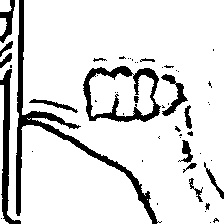
#> input picture TempImages/A/A_0_03-04-2023-19-06-27.png, 224 x 224 px; its folder holds only this picture in this run
$ python -i utilities.py   (imports and definitions only)
#> lines starting #> are read from the running program, lines starting #| are printed output that depends on the picture; after the words box and inside, x2 and y2 are one past the last pixel; in counts of white or black regions, pixels touching at a corner belong together
#> further down, picture is the input picture: shape (224, 224, 3); min 0, max 255, mean 221.3
import numpy as np
import pandas as pd
import cv2
import glob
import os
import random
from globals import alphaBet
import datetime  # For working with dates and times


# [35 lines left out: functions print_csv_to_console, finalizeHebrewString, not called in this run]


def binaryMask(img):
    """
    Apply binary mask on raw RGB image.

    :param img: 3D numpy array representing an RGB image.
    :return: Processed image as a 3D numpy array.
    """
    # Convert the RGB image to grayscale
    gray = cv2.cvtColor(img, cv2.COLOR_BGR2GRAY)

    # Apply a Gaussian blur to smooth the image
    blurred = cv2.GaussianBlur(gray, (7, 7), 3)
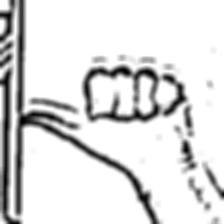
#> blurred: shape (224, 224); min 0, max 255, mean 221.2

    # Apply adaptive thresholding to create a binary image
    binary = cv2.adaptiveThreshold(
        blurred, 255, cv2.ADAPTIVE_THRESH_GAUSSIAN_C, cv2.THRESH_BINARY_INV, 11, 2)
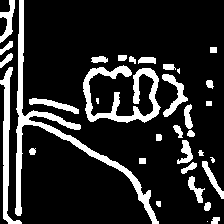
#> binary: shape (224, 224); 16% white; 34 white regions (4 under 20 px), largest, box (x1, y1, x2, y2) and area: (15, 0, 159, 224) 2578, (83, 65, 161, 123) 1656, (0, 67, 22, 224) 968

    # Apply Otsu's thresholding to further refine the binary image
    ret, final = cv2.threshold(
        binary, 25, 255, cv2.THRESH_BINARY_INV + cv2.THRESH_OTSU)
#> ret = 0

    # Return the final binary image
    return final


# [68 lines left out: functions convertEnglishToHebrewLetter, convertIndexToHebrewLetter, convertHebrewLetterToFinal, print_csv_to_console, not called in this run]

>>> import cv2
>>> picture = cv2.imread('TempImages/A/A_0_03-04-2023-19-06-27.png')
>>> result = binaryMask(picture)

$ run again, on TempImages/A/A_0_10-04-2023-12-37-22.png
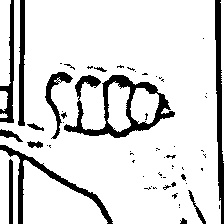
#> input picture TempImages/A/A_0_10-04-2023-12-37-22.png, 224 x 224 px
#> picture is the input picture: shape (224, 224, 3); min 0, max 255, mean 219.5
#> in binaryMask, `blurred = cv2.GaussianBlur(gray, (7, 7), 3)`:
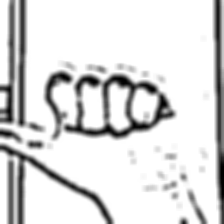
#> blurred: shape (224, 224); min 0, max 255, mean 219.4
#> in binaryMask, `binary = cv2.adaptiveThreshold( blurred, 255, cv2.ADAPTIVE_THRESH_GAUS..`:
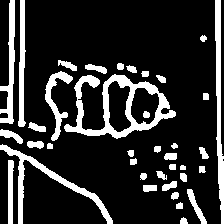
#> binary: shape (224, 224); 17.6% white; 38 white regions, largest, box (x1, y1, x2, y2) and area: (64, 74, 176, 139) 2186, (0, 144, 113, 224) 1161, (215, 0, 224, 224) 1099
#> ret = 0

$ run again, on TempImages/A/A_10_03-04-2023-19-08-27.png
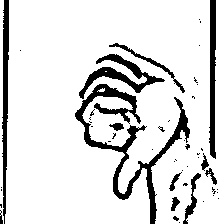
#> input picture TempImages/A/A_10_03-04-2023-19-08-27.png, 224 x 224 px
#> picture is the input picture: shape (224, 224, 3); min 0, max 255, mean 221.3
#> in binaryMask, `blurred = cv2.GaussianBlur(gray, (7, 7), 3)`:
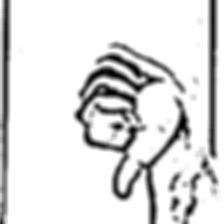
#> blurred: shape (224, 224); min 1, max 255, mean 221.2
#> in binaryMask, `binary = cv2.adaptiveThreshold( blurred, 255, cv2.ADAPTIVE_THRESH_GAUS..`:
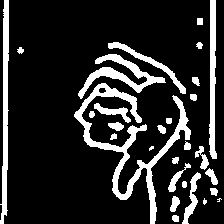
#> binary: shape (224, 224); 16.2% white; 29 white regions (3 under 20 px), largest, box (x1, y1, x2, y2) and area: (74, 83, 191, 224) 2714, (0, 0, 9, 224) 1163, (78, 54, 166, 99) 1072
#> ret = 0

$ run again, on TempImages/A/A_11_03-04-2023-19-08-44.png
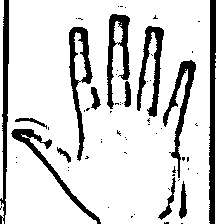
#> input picture TempImages/A/A_11_03-04-2023-19-08-44.png, 224 x 224 px
#> picture is the input picture: shape (224, 224, 3); min 0, max 255, mean 214.3
#> in binaryMask, `blurred = cv2.GaussianBlur(gray, (7, 7), 3)`:
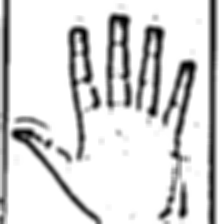
#> blurred: shape (224, 224); min 0, max 255, mean 214.2
#> in binaryMask, `binary = cv2.adaptiveThreshold( blurred, 255, cv2.ADAPTIVE_THRESH_GAUS..`:
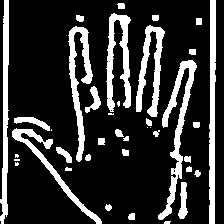
#> binary: shape (224, 224); 19.7% white; 39 white regions (9 under 20 px), largest, box (x1, y1, x2, y2) and area: (158, 60, 197, 220) 1448, (209, 0, 216, 224) 1279, (106, 13, 131, 112) 1193
#> ret = 0
